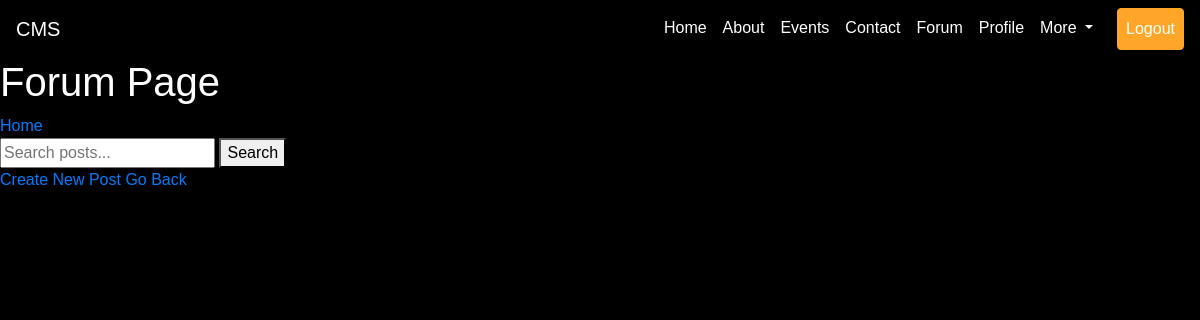
Before: /forum/ with the older database file.
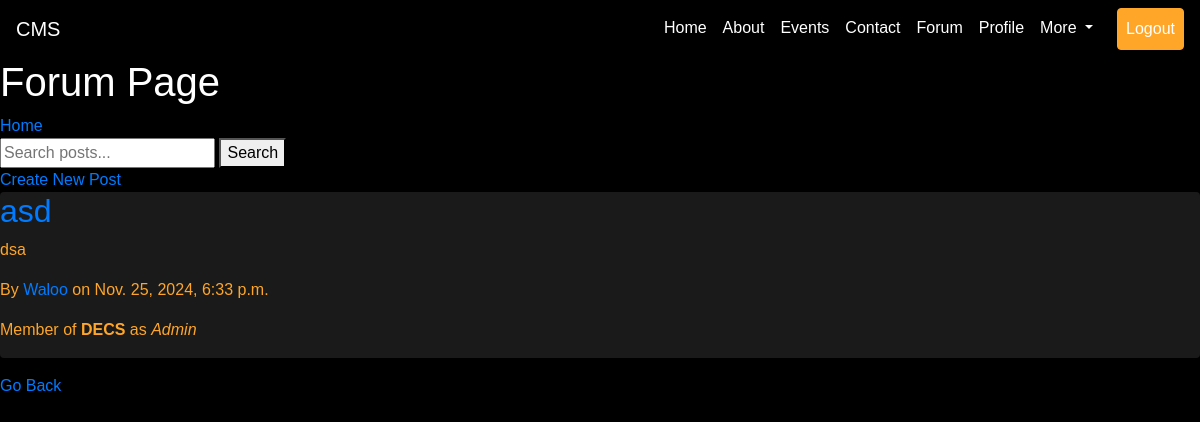
After: the same page with the newer database file.
### forum/models.py (models this page shows, shortened)
class Post(models.Model):
    title = models.CharField(max_length=255)
    content = models.TextField()
    author = models.ForeignKey(CustomUser, on_delete=models.CASCADE)
    created_at = models.DateTimeField(auto_now_add=True)

### loginreg/models.py (models this page shows, shortened)
class CustomUser(AbstractUser):
    email = models.EmailField(unique=True)
    isadmin = models.BooleanField(default=False)
    profile_picture = models.ImageField(upload_to="profile_pictures/", default="profile_pictures/default.png")

### Society/models.py (models this page shows, shortened)
class Society(models.Model):
    name = models.CharField(max_length=255, unique=True)
    description = models.TextField(blank=True)
    created_at = models.DateTimeField(auto_now_add=True)
    admins = models.ManyToManyField(CustomUser, related_name='society_admins')
    members = models.ManyToManyField(CustomUser, related_name='society_members', blank=True)
    email = models.EmailField(blank=True)
    phone_number = models.CharField(max_length=15, blank=True)

### forum/views.py (the view)
# urls.py: path('forum/',forumview.forum_page,name='forumhome'),
def forum_page(request):
    query = request.GET.get('q')
    if query:
        posts = Post.objects.filter(title__icontains=query)
    else:
        posts = Post.objects.all()
    posts_with_societies = []
    for post in posts:
        author_societies = []
        if post.author.is_authenticated:
            societies = Society.objects.filter(members=post.author) | Society.objects.filter(admins=post.author)
            for society in societies:
                position = "Admin" if society.admins.filter(id=post.author.id).exists() else "Member"
                author_societies.append({'society_name': society.name, 'position': position})
        posts_with_societies.append({'post': post, 'author_societies': author_societies})
    return render(request, 'forum.html', {'posts_with_societies': posts_with_societies})

### Templates/forum.html (shortened to what this page needs)
<!DOCTYPE html>
<html lang="en">
<head>
    <link rel="stylesheet" href="https://cdn.jsdelivr.net/npm/bootstrap@4.3.1/dist/css/bootstrap.min.css">
    {% load static %}
</head>
<body>
    <nav class="navbar navbar-expand-lg navbar-dark bg-transparent">
        <a class="navbar-brand" href="#">CMS</a>
        <div class="collapse navbar-collapse" id="navbarNav">
            <ul class="navbar-nav ml-auto">
                <li class="nav-item active">
                    <a class="nav-link" href="{% url 'home' %}">Home <span class="sr-only">(current)</span></a>
                </li>
                <li class="nav-item">
                    <a class="nav-link" href="#">About</a>
                </li>
                <li class="nav-item">
                    <a class="nav-link" href="#">Events</a>
                </li>
                <li class="nav-item">
                    <a class="nav-link" href="#">Contact</a>
                </li>
                <li class="nav-item">
                    <a class="nav-link" href="{% url 'forumhome'%}">Forum</a>
                </li>
                <li class="nav-item"><a class="nav-link" href="{% url 'user_profile' user.username %}">Profile</a></li>
                <li class="nav-item dropdown">
                    <a class="nav-link dropdown-toggle" href="#" id="navbarDropdown" role="button" data-toggle="dropdown" aria-haspopup="true" aria-expanded="false">
                        More
                    </a>
                </li>
                <li class="nav-item">
                    <a href="{% url 'logout' %}" class="nav-link btn btn-primary text-white ml-3">Logout</a>
                </li>
            </ul>
        </div>
    </nav>
    <h1>Forum Page</h1>
    <a href="{% url 'home' %}">Home</a>
    <form method="GET" action="">
        <input type="text" name="q" placeholder="Search posts..." value="{{ request.GET.q }}">
        <button type="submit">Search</button>
    </form>
    <a href="{% url 'forumcreate' %}">Create New Post</a>
    {% for item in posts_with_societies %}
    <div class="card mb-3">
        <h2><a href="{% url 'forumpostdetail' item.post.id %}">{{ item.post.title }}</a></h2>
        <p>{{ item.post.content|truncatewords:20 }}</p>
        <p>By <a href="{% url 'user_profile' item.post.author.username %}">{{ item.post.author.username }}</a> on {{ item.post.created_at }}</p>
        {% for society in item.author_societies %}
            <p>Member of <strong>{{ society.society_name }}</strong> as <em>{{ society.position }}</em></p>
        {% endfor %}
    </div>
{% endfor %}
    <a href="{% url 'home'%}">Go Back</a>
</body>
</html>

Changed rows visible on the page:
added Post: post "asd", post.content "dsa", post.author.username "Waloo", post.created_at "Nov. 25, 2024, 6:33 p.m.", position "Admin"
now on this page (row unchanged): Society: society_name "DECS"
